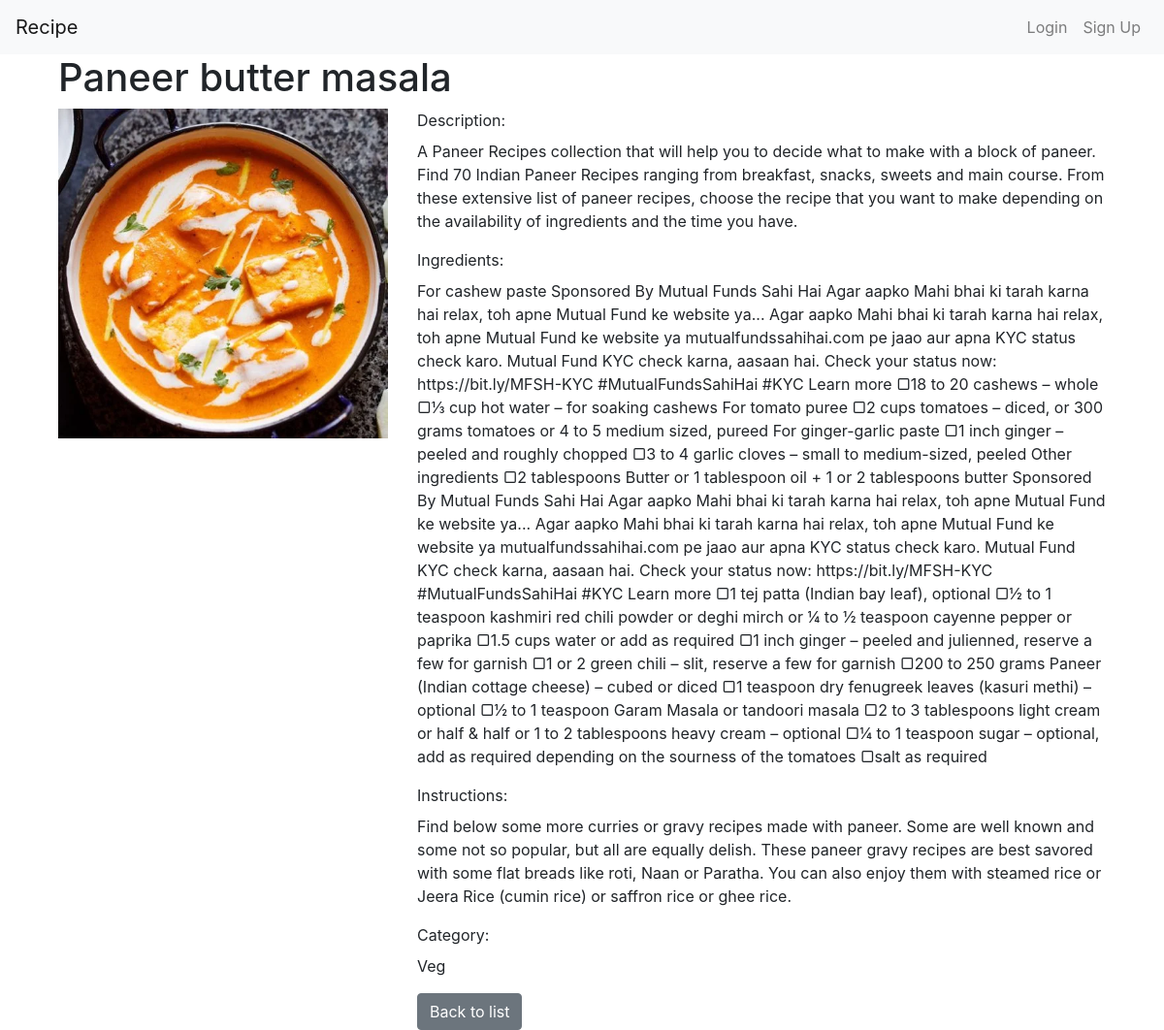
Page /recipe/1/ on the committed database.
### recipeapp/models.py (models this page shows, shortened)
class Recipe(models.Model):
    name = models.CharField(max_length=255)
    image = models.ImageField(upload_to='recipes/')
    description = models.TextField()
    ingredients = models.TextField()
    instructions = models.TextField()
    category = models.ForeignKey(Category, on_delete=models.CASCADE, related_name='recipes')
    created_by = models.ForeignKey(User,on_delete=models.CASCADE)

class Category(models.Model):
    name = models.CharField(max_length=255, unique=True)
    def __str__(self):
        return self.name

### recipeapp/views.py (the view)
# urls.py: path('recipe/<int:pk>/', recipe_detail, name='recipe_detail'),
def recipe_detail(request, pk):
    recipe = get_object_or_404(Recipe, pk=pk)
    return render(request, 'recipes/recipe_detail.html', {'recipe': recipe})

### templates/recipes/recipe_detail.html (shortened to what this page needs)
{% extends 'base.html' %}
{% block content %}
<div class="container-fluid">
    <h1>{{ recipe.name }}</h1>
    <div class="row">
        <div class="col-md-4">
            <img src="{{ recipe.image.url }}" alt="{{ recipe.name }}" class="img-fluid">
        </div>
        <div class="col-md-8">
            <form>
                <div class="form-group">
                    <label for="description">Description:</label>
                    <p id="description" class="form-control-static">{{ recipe.description }}</p>
                </div>
                <div class="form-group">
                    <label for="ingredients">Ingredients:</label>
                    <p id="ingredients" class="form-control-static">{{ recipe.ingredients }}</p>
                </div>
                <div class="form-group">
                    <label for="instructions">Instructions:</label>
                    <p id="instructions" class="form-control-static">{{ recipe.instructions }}</p>
                </div>
                <div class="form-group">
                    <label for="category">Category:</label>
                    <p id="category" class="form-control-static">{{ recipe.category }}</p>
                </div>
                <a href="{% url 'recipe_list' %}" class="btn btn-secondary">Back to list</a>
            </form>
        </div>
    </div>
</div>
{% endblock %}

### rows in the picture
Recipe: name "Paneer butter masala", image (picture), description "A Paneer Recipes collection that will help you to decide what to make with a block of paneer. Find 70 Indian Paneer Recipes ranging from breakfast, snacks, sweets and main course. From these extensive list of paneer recipes, choose the recipe that you want to make depending on the availability of ingredients and the time you have.", ingredients "For cashew paste Sponsored By Mutual Funds Sahi Hai Agar aapko Mahi bhai ki tarah karna hai relax, toh apne Mutual Fund ke website ya... Agar aapko Mahi bhai ki tarah karna hai relax, toh apne Mutual Fund ke website ya mutualfundssahihai.com pe jaao aur apna KYC status check karo. Mutual Fund KYC check karna, aasaan hai. Check your status now: https://bit.ly/MFSH-KYC #MutualFundsSahiHai #KYC Learn more ▢18 to 20 cashews – whole ▢⅓ cup hot water – for soaking cashews For tomato puree ▢2 cups tomatoes – diced, or 300 grams tomatoes or 4 to 5 medium sized, pureed For ginger-garlic paste ▢1 inch ginger – peeled and roughly chopped ▢3 to 4 garlic cloves – small to medium-sized, peeled Other…", instructions "Find below some more curries or gravy recipes made with paneer. Some are well known and some not so popular, but all are equally delish. These paneer gravy recipes are best savored with some flat breads like roti, Naan or Paratha. You can also enjoy them with steamed rice or Jeera Rice (cumin rice) or saffron rice or ghee rice.", category "Veg"
